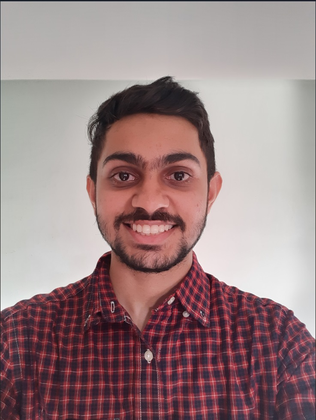
%> input picture Sem-7/IP/ME.png, 316 x 420 px, shrunk from 737 x 981 before the run
$ octave l6_2.m   (GNU Octave 9; MATLAB toolbox functions it lacks are replaced by stand-ins)
%> lines starting %> are read from the running program, lines starting %| are printed output that depends on the picture
### Sem-7/IP/spatial_filter.m
function [ output] = spatial_filter( igray,window )
       [M,N]=size(igray);
       [m,n]=size(window);
       a=(m-1)/2;
       b=(n-1)/2;
       %igray=double(igray);
       new_img=zeros(M+2*a,N+2*b);
       new_img(a+1:a+M,b+1:b+N)=igray;
       for i=a+1:a+M
           for j=b+1:b+N
               temp=new_img(i-a:i+a,j-b:j+b);
               new_img(i,j)=sum(sum(temp.*window));
           end
       end
       output=new_img;
end

### Sem-7/IP/l6_2.m
me = imread('ME.png');
%> me is the input picture: size 420x316x3 uint8; mean R, G, B 155.1, 131.8, 133.1
me_g = rgb2gray(me);
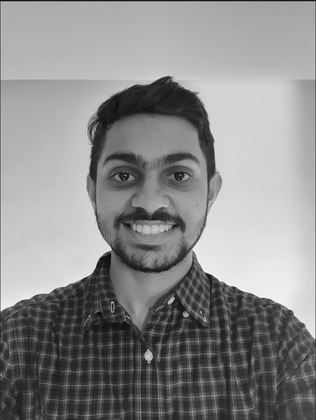
%> me_g: size 420x316 uint8; min 12, max 253, mean 138.9

weighted_filter = [2,4,2;4,8,4;2,4,2];
sum_weighted_filter = sum(sum(weighted_filter));
window = weighted_filter*(1/sum_weighted_filter);
window2 = (1/9)*ones(3,3);
output = spatial_filter(me_g,window);
%> in spatial_filter, `new_img(a+1:a+M,b+1:b+N)=igray;`:
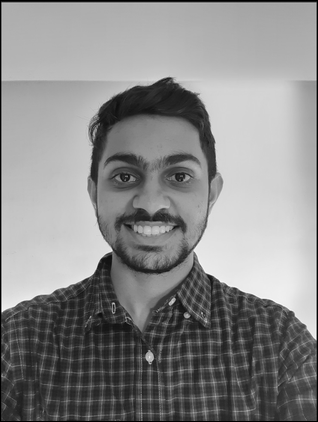
%> new_img: size 422x318 double; min 0, max 253, mean 137.4
subplot(2,1,1);
imshow(uint8(output));
title('3x3 Weighted Filter');

output2=spatial_filter(me_g,window2);
subplot(2,1,2);
imshow(uint8(output2));
title('3x3 Std Filter');

$ run again, with Sem-7/IP/cameraman.tif saved as Sem-7/IP/ME.png
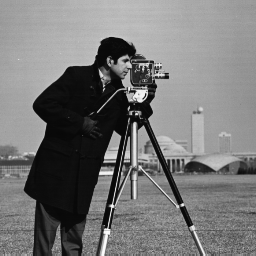
%> input picture Sem-7/IP/cameraman.tif, 256 x 256 px
%> me is the input picture: size 256x256 uint8; min 7, max 253, mean 118.7
%> in spatial_filter, `new_img(a+1:a+M,b+1:b+N)=igray;`:
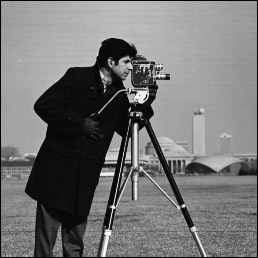
%> new_img: size 258x258 double; min 0, max 253, mean 116.9
%> after the loop in spatial_filter, `for i=a+1:a+M`:
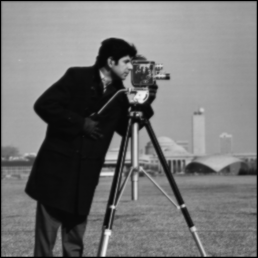
%> new_img: size 258x258 double; min 0, max 246.5, mean 116.1
